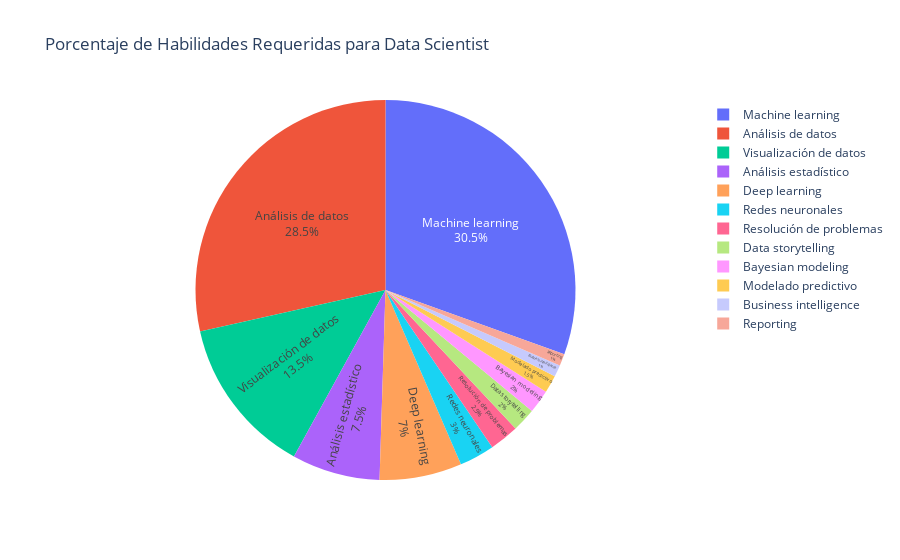
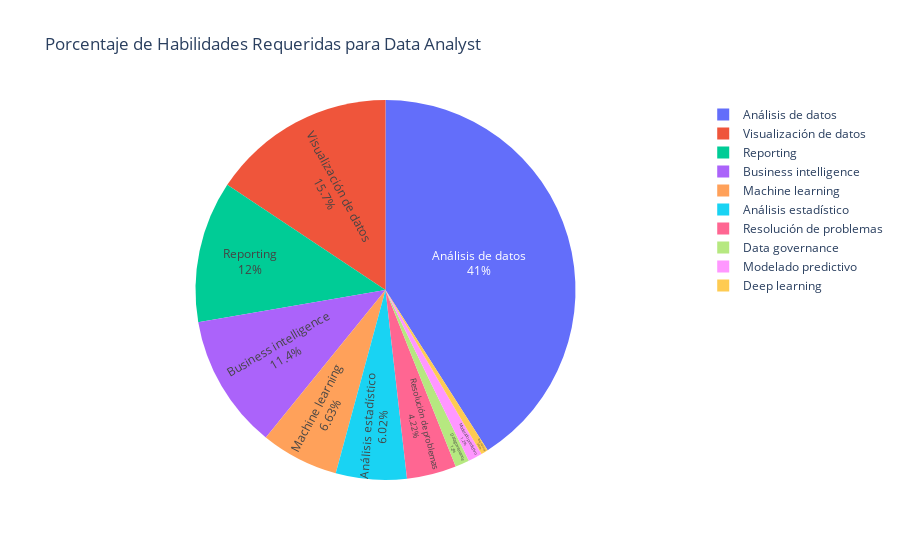

Here is the notebook cell these charts were saved with, in order:
### Code cell
import plotly.express as px

# Filtramos por cada puesto y expandimos la columna de habilidades
data_scientist_habilidades = df[df['Puesto'] == 'Data Scientist'].explode('Habilidades')
data_analyst_habilidades = df[df['Puesto'] == 'Data Analyst'].explode('Habilidades')

# Limpiar espacios y contar habilidades para Data Scientist
data_scientist_habilidades['Habilidades'] = data_scientist_habilidades['Habilidades'].str.strip()
conteo_habilidades_ds = data_scientist_habilidades['Habilidades'].value_counts().reset_index()
conteo_habilidades_ds.columns = ['Habilidad', 'Cantidad']

# Limpiar espacios y contar habilidades para Data Analyst
data_analyst_habilidades['Habilidades'] = data_analyst_habilidades['Habilidades'].str.strip()
conteo_habilidades_da = data_analyst_habilidades['Habilidades'].value_counts().reset_index()
conteo_habilidades_da.columns = ['Habilidad', 'Cantidad']

# Gráfico circular para Data Scientist
fig_ds = px.pie(conteo_habilidades_ds, values='Cantidad', names='Habilidad', title='Porcentaje de Habilidades Requeridas para Data Scientist')
fig_ds.update_traces(textposition='inside', textinfo='percent+label')
fig_ds.show()

# Gráfico circular para Data Analyst
fig_da = px.pie(conteo_habilidades_da, values='Cantidad', names='Habilidad', title='Porcentaje de Habilidades Requeridas para Data Analyst')
fig_da.update_traces(textposition='inside', textinfo='percent+label')
fig_da.show()

### Figure 1 — Plotly figure (JSON) as saved in the notebook; plotly's stock layout.template omitted (floating-point values rounded to 4 significant figures)
{"data": [{"domain": {"x": [0, 1], "y": [0, 1]}, "hovertemplate": "Habilidad=%{label}<br>Cantidad=%{value}<extra></extra>", "labels": ["Machine learning", "Análisis de datos", "Visualización de datos", "Análisis estadístico", "Deep learning", "Redes neuronales", "Resolución de problemas", "Data storytelling", "Bayesian modeling", "Modelado predictivo", "Business intelligence", "Reporting"], "legendgroup": "", "name": "", "showlegend": true, "textinfo": "percent+label", "textposition": "inside", "type": "pie", "values": [61, 57, 27, 15, 14, 6, 5, 4, 4, 3, 2, 2]}], "layout": {"legend": {"tracegroupgap": 0}, "title": {"text": "Porcentaje de Habilidades Requeridas para Data Scientist"}}}

### Figure 2 — Plotly figure (JSON) as saved in the notebook; plotly's stock layout.template omitted (floating-point values rounded to 4 significant figures)
{"data": [{"domain": {"x": [0, 1], "y": [0, 1]}, "hovertemplate": "Habilidad=%{label}<br>Cantidad=%{value}<extra></extra>", "labels": ["Análisis de datos", "Visualización de datos", "Reporting", "Business intelligence", "Machine learning", "Análisis estadístico", "Resolución de problemas", "Data governance", "Modelado predictivo", "Deep learning"], "legendgroup": "", "name": "", "showlegend": true, "textinfo": "percent+label", "textposition": "inside", "type": "pie", "values": [68, 26, 20, 19, 11, 10, 7, 2, 2, 1]}], "layout": {"legend": {"tracegroupgap": 0}, "title": {"text": "Porcentaje de Habilidades Requeridas para Data Analyst"}}}
